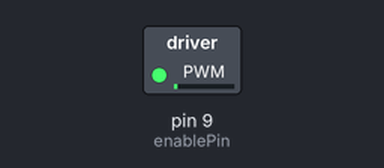
A sketch run on a simulated Arduino Uno, built with avr-gcc and run on an emulated ATmega328P. On the bench: switched loads named in the sketch (green lamp = pin HIGH).

Above: at 0.05 s.
At 0.95 s:
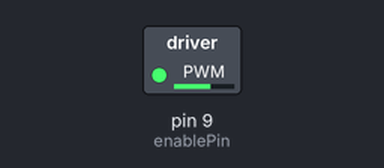
At 1.65 s:
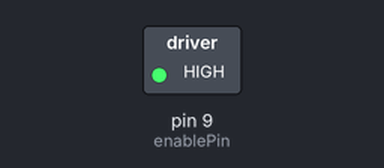
At 3.25 s:
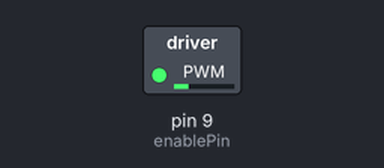
Timing chart, 0 to 5.4 s (numbered marks = the images above):
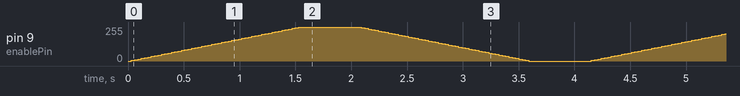

The sketch:

DC_motor_check.ino
```cpp
const int enablePin = 9; // PWM to L293D Enable pin 1

void setup() {
  pinMode(enablePin, OUTPUT);
}

void loop() {
  // Speed up
  for (int speed = 0; speed <= 255; speed += 5) {
    analogWrite(enablePin, speed);
    delay(30); // Adjust delay for ramping speed
  }

  delay(500); // Hold at full speed

  // Slow down
  for (int speed = 255; speed >= 0; speed -= 5) {
    analogWrite(enablePin, speed);
    delay(30);
  }

  delay(500); // Pause before repeating
}
```
